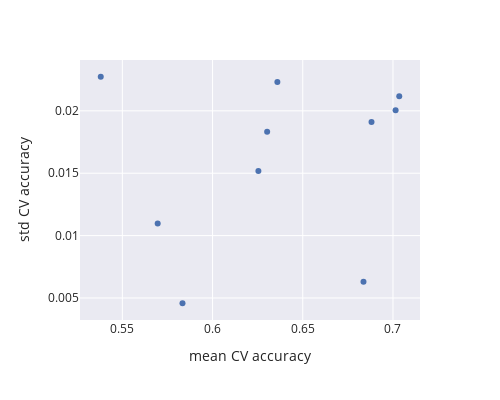

The notebook cell this image was saved under:
### Markdown cell above
*Résultats des 5 premiers modèles par ordre d'accuracy.*

### Code cell
fig1 = px.scatter(dfres, x = 'mean_test_score', y = 'std_test_score',
                 hover_data=["param_epochs", "param_batch_size"])
fig1.update_layout(xaxis_title_text = 'mean CV accuracy',
                  yaxis_title_text = 'std CV accuracy', 
                  width = 500, height = 400)

### Figure 1 — Plotly figure (JSON) as saved in the notebook; plotly's stock layout.template omitted (floating-point values rounded to 4 significant figures)
{"data": [{"customdata": [[30, 128], [30, 128], [30, 32], [15, 128], [15, 128], [15, 128], [30, 32], [30, 128], [15, 32], [15, 128]], "hovertemplate": "mean_test_score=%{x}<br>std_test_score=%{y}<br>param_epochs=%{customdata[0]}<br>param_batch_size=%{customdata[1]}<extra></extra>", "legendgroup": "", "marker": {"color": "rgb(76,114,176)", "symbol": "circle"}, "mode": "markers", "name": "", "orientation": "v", "showlegend": false, "type": "scatter", "x": [0.6303, 0.6254, 0.6837, 0.6359, 0.5833, 0.5696, 0.7035, 0.7015, 0.6881, 0.538], "xaxis": "x", "y": [0.01833, 0.01517, 0.006293, 0.02231, 0.004577, 0.01096, 0.02117, 0.02004, 0.01911, 0.02273], "yaxis": "y"}], "layout": {"height": 400, "legend": {"tracegroupgap": 0}, "margin": {"t": 60}, "width": 500, "xaxis": {"anchor": "y", "domain": [0, 1], "title": {"text": "mean CV accuracy"}}, "yaxis": {"anchor": "x", "domain": [0, 1], "title": {"text": "std CV accuracy"}}}}
